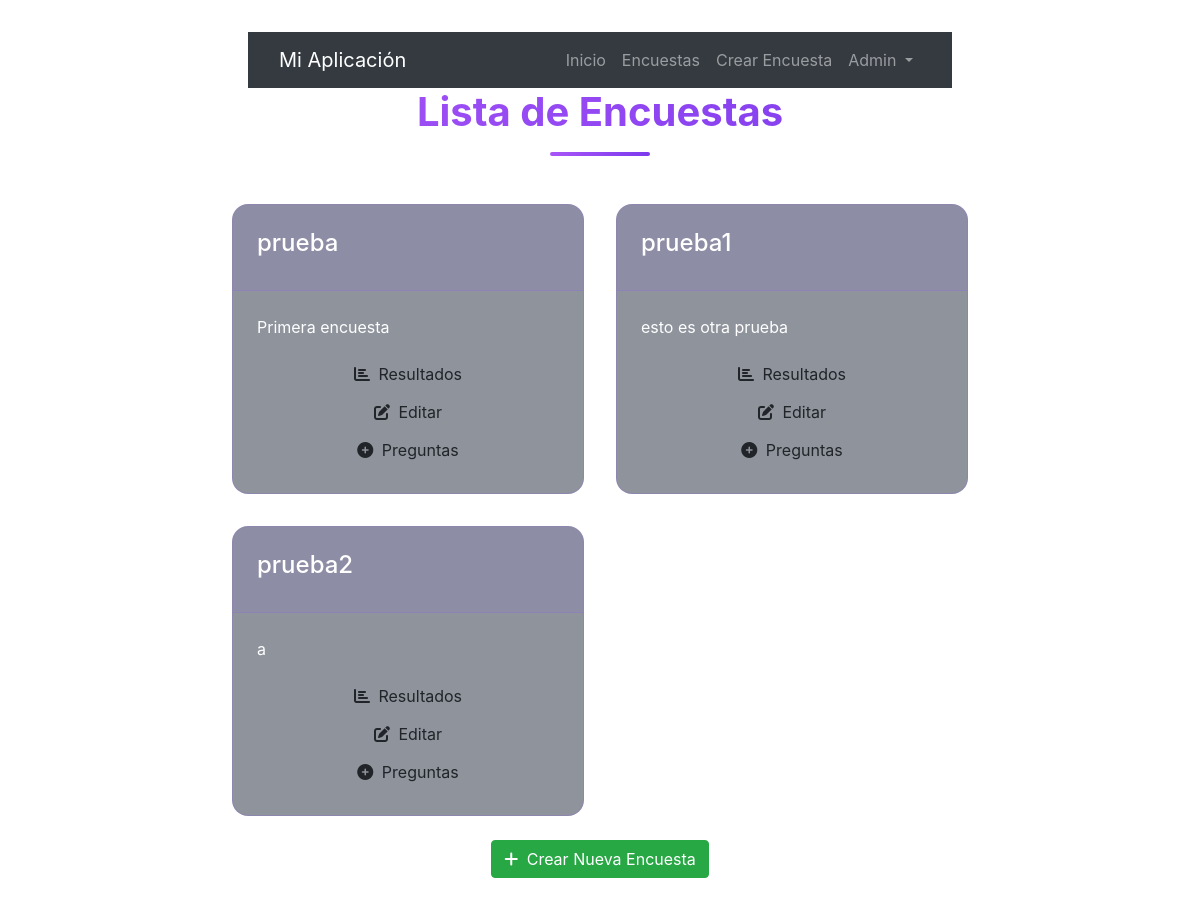
/lista_encuestas/, run on an earlier commit of the app's database.
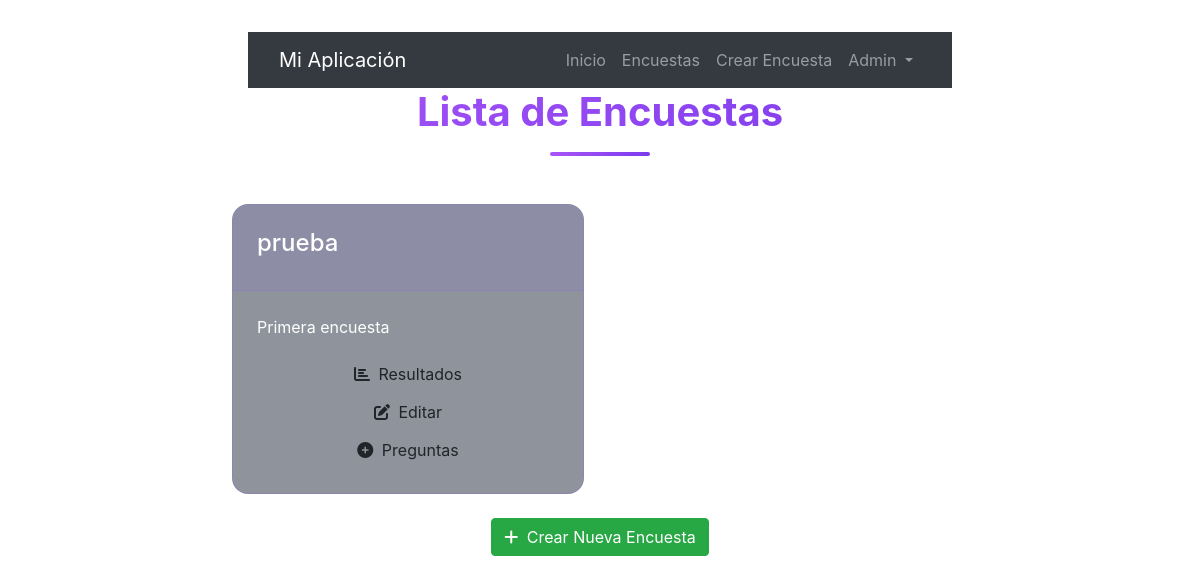
And on a later commit of the database.
### core/models.py (models this page shows, shortened)
class Encuesta(models.Model):
    titulo = models.CharField(max_length=200)
    fecha_creacion = models.DateTimeField(default=timezone.now)
    descripcion = models.TextField(blank=True)

### core/views.py (the view)
# urls.py: path('lista_encuestas/', views.lista_encuestas, name='lista_encuestas'), # Muestra la lista de encuestas
def lista_encuestas(request):
    encuestas = Encuesta.objects.all()
    return render(request, 'core/lista_encuestas.html', {'encuestas': encuestas})

### core/templates/core/lista_encuestas.html (shortened to what this page needs)
<!DOCTYPE html>
<html lang="es">
<head>
     {% load static %}
    <link rel="stylesheet" href="https://stackpath.bootstrapcdn.com/bootstrap/4.5.2/css/bootstrap.min.css">
    <link rel="stylesheet" href="https://cdnjs.cloudflare.com/ajax/libs/animate.css/4.1.1/animate.min.css"/>
        <link href="https://cdnjs.cloudflare.com/ajax/libs/font-awesome/5.10.0/css/all.min.css" rel="stylesheet">
        <link href="{% static 'core/lib/owlcarousel/assets/owl.carousel.min.css' %}" rel="stylesheet">
        <link href="{% static 'core/lib/lightbox/css/lightbox.min.css' %}" rel="stylesheet">
</head>
<body>
    <div class="container voting-container">
        <div class="container-fluid position-relative nav-bar p-0">
            <div class="container-lg position-relative p-0 px-lg-3" style="z-index: 9;">
</head>
<body>
    <nav class="navbar navbar-expand-lg navbar-dark bg-dark">
        <div class="container">
            <a class="navbar-brand" href="{% url 'inicio' %}">Mi Aplicación</a>
            <div class="collapse navbar-collapse" id="navbarNav">
                <ul class="navbar-nav ml-auto">
                    <li class="nav-item">
                        <a class="nav-link" href="{% url 'inicio' %}">Inicio</a>
                    </li>
                    <li class="nav-item">
                        <a class="nav-link" href="{% url 'lista_encuestas' %}">Encuestas</a>
                    </li>
                     <li class="nav-item">
                        <a class="nav-link" href="{% url 'crear_encuesta' %}">Crear Encuesta</a>
                    </li>
                    <li class="nav-item dropdown">
                      <a class="nav-link dropdown-toggle" href="#" id="navbarDropdownMenuLink" role="button" data-toggle="dropdown" aria-haspopup="true" aria-expanded="false">
                        Admin
                      </a>
                    </li>
                </ul>
            </div>
        </div>
    </nav>
            </div>
        </div>
        <div class="page-title">
            <h2 class="animate-title">Lista de Encuestas</h2>
            <div class="title-decoration"></div>
        </div>
        {% if encuestas %}
                <div class="surveys-grid">
                    {% for encuesta in encuestas %}
                        <div class="survey-card animate-scale-in">
                        <div class="survey-header">
                            <h4 style="color:white;">{{ encuesta.titulo }}</h4>
                        </div>
                        <div class="survey-body">
                             <p style="color:white;">{{ encuesta.descripcion }}</p>
                               <div class="action-buttons">
                                    <a href="{% url 'resultados' encuesta_id=encuesta.id %}" class="btn option-btn">
                                        <i class="fas fa-chart-bar mr-1"></i> Resultados
                                    </a>
                                    <a href="{% url 'editar_encuesta' encuesta_id=encuesta.id %}" class="btn option-btn">
                                         <i class="fas fa-edit mr-1"></i> Editar
                                    </a>
                                   <a href="{% url 'lista_preguntas' encuesta_id=encuesta.id %}" class="btn option-btn">
                                    <i class="fas fa-plus-circle mr-1"></i> Preguntas
                                    </a>
                                </div>
                            </div>
                        </div>
                   {% endfor %}
            </div>
         {% else %}
                 <div class="empty-state animate-scale-in">
                    <i class="fas fa-list-ul empty-icon"></i>
                    <p>No hay encuestas disponibles.</p>
                 </div>
        {% endif %}
           <div class="text-center mt-4">
            <a href="{% url 'crear_encuesta' %}" class="btn btn-success">
               <i class="fas fa-plus mr-1"></i> Crear Nueva Encuesta
            </a>
        </div>
    </div>
</body>
</html>

### core/templates/core/lista_encuestas.html (style rules this page uses)
.voting-container { max-width: 800px; margin: 0 auto; padding: 2rem; color: #e2e8f0; }
.page-title { text-align: center; margin-bottom: 3rem; position: relative; }
.animate-title { font-size: 2.5rem; font-weight: 700; background: linear-gradient(135deg, #a855f7, #7c3aed); -webkit-background-clip: text; background-clip: text; color: transparent; animation: fadeSlideDown 0.8s ease-out; }
.title-decoration { width: 100px; height: 4px; background: linear-gradient(90deg, #a855f7, #7c3aed); margin: 1rem auto; border-radius: 2px; }
.surveys-grid { display: grid; gap: 2rem; grid-template-columns: repeat(auto-fill, minmax(300px, 1fr)); }
.survey-card { background: rgba(30, 41, 59, 0.5); border: 1px solid rgba(139, 92, 246, 0.2); border-radius: 16px; overflow: hidden; backdrop-filter: blur(12px); transition: transform 0.3s ease; }
.survey-header { background: rgba(139, 92, 246, 0.1); padding: 1.5rem; border-bottom: 1px solid rgba(139, 92, 246, 0.2); display: flex; align-items: center; gap: 1rem; }
.survey-body { padding: 1.5rem; }
.action-buttons { display: flex; flex-direction: column; align-items: center; }
.animate-scale-in { animation: scaleIn 0.5s ease-out; }

What changed in the data, as far as the page shows it:
removed Encuesta: titulo "prueba1", descripcion "esto es otra prueba"
removed Encuesta: titulo "prueba2", descripcion "a"
